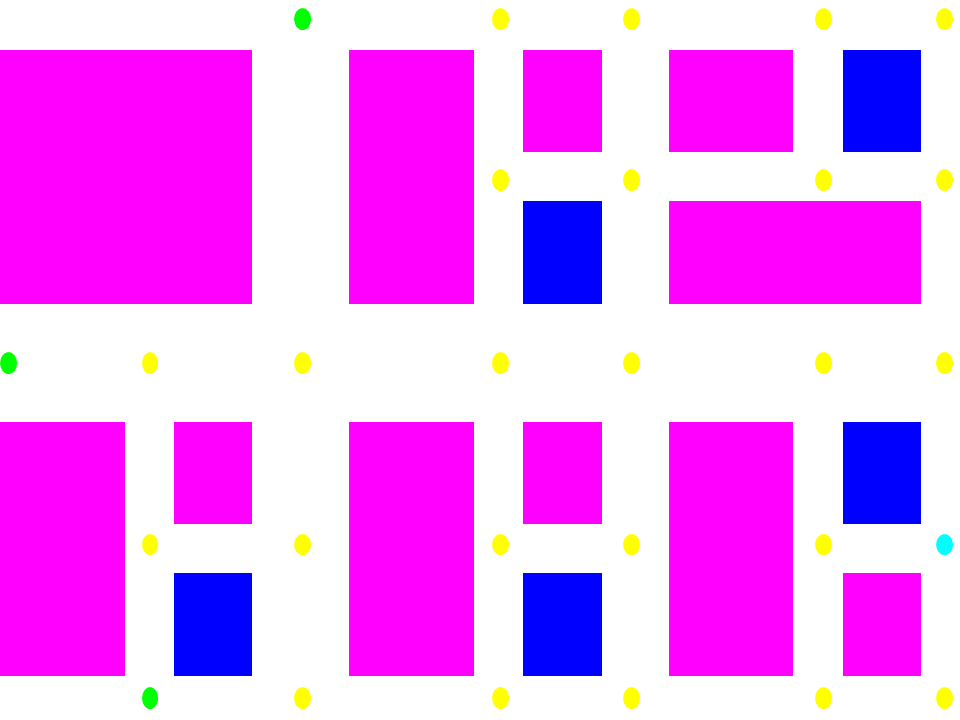
#> input picture resource/map.png, 960 x 720 px, found by its file name
$ python png2map.py
#> lines starting #> are read from the running program, lines starting #| are printed output that depends on the picture; after the words box and inside, x2 and y2 are one past the last pixel; in counts of white or black regions, pixels touching at a corner belong together
# %%
import cv2
import numpy as np

# %%
size = (60, 45)
img = cv2.imread('map.png')
#> img is the input picture: shape (720, 960, 3); mean B, G, R 252.2, 143.7, 239.7
img = cv2.resize(img, size)
#> img: shape (45, 60, 3)

CR = {
    "r": [np.array([0, 0, 128]), np.array([128, 128, 255])],
    "y": [np.array([0, 128, 128]), np.array([128, 255, 255])],
    "g": [np.array([0, 128, 0]), np.array([128, 255, 128])],
    "b": [np.array([128, 0, 0]), np.array([255, 128, 128])],
    "c": [np.array([128, 128, 0]), np.array([255, 255, 128])],
    "m": [np.array([128, 0, 128]), np.array([255, 128, 255])],
}

# %%
# obstacles=1
map = cv2.inRange(img, CR['m'][0], CR['m'][1]).astype(bool).astype(int)
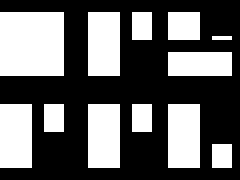
#> map: shape (45, 60) int64 (shown 4 times larger); values 0 (black) and 1 (white), 39.3% white; 12 white regions (1 under 20 px), largest, box (x1, y1, x2, y2) and area: (0, 3, 16, 19) 256, (22, 3, 30, 19) 128, (0, 26, 8, 42) 128
# building=2
map += cv2.inRange(img, CR['b'][0], CR['b'][1]).astype(bool).astype(int) * 2
#> map: shape (45, 60) int64; 4 distinct labels, from 0 to 3

# %%
# deployment point=3
deployment = cv2.inRange(img, CR['b'][0], CR['b'][1])
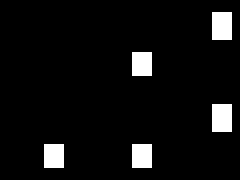
#> deployment: shape (45, 60) (shown 4 times larger); 5.9% white; 5 white regions

contours, _ = cv2.findContours(deployment, cv2.RETR_EXTERNAL, cv2.CHAIN_APPROX_SIMPLE)
#> contours = 5 contours; box (x1, y1, x2, y2) and area: (53, 26, 58, 33) 24, (53, 3, 58, 10) 24, (33, 36, 38, 42) 20, (11, 36, 16, 42) 20, (33, 13, 38, 19) 20
for contour in contours:
    ((x, y), (h, w), _) = cv2.minAreaRect(contour)
    map[int(np.round(y)), int(np.round(x))] = 3
    map[int(np.round(y - h / 3)), int(np.round(x - w / 3))] = 3
    map[int(np.round(y + h / 3)), int(np.round(x - w / 3))] = 3
    map[int(np.round(y - h / 3)), int(np.round(x + w / 3))] = 3
    map[int(np.round(y + h / 3)), int(np.round(x + w / 3))] = 3
#> this loop made 5 passes
#> (contour, x, y, h) on passes 1 to 5: ([[33, 36], [33, 41], [37, 41], [37, 36]], 35, 38.5, 5), ([[11, 36], [11, 41], [15, 41], [15, 36]], 13, 38.5, 5), ([[53, 26], [53, 32], [57, 32], [57, 26]], 55, 29, 6), ([[33, 13], [33, 18], [37, 18], [37, 13]], 35, 15.5, 5), ([[53, 3], [53, 9], [57, 9], [57, 3]], 55, 6, 6)
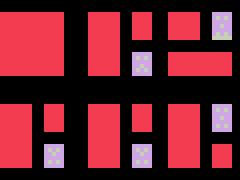
#> map: shape (45, 60) int64 (shown 4 times larger); 4 distinct labels, from 0 to 3; one colour per label, 0 black
# %%
# entrances=4
entrances = cv2.inRange(img, CR['g'][0], CR['g'][1])
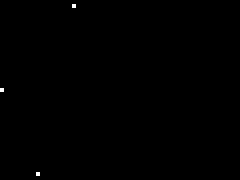
#> entrances: shape (45, 60) (shown 4 times larger); 0.11% white in thin lines or dots, all inside (x1, y1, x2, y2) = (0, 1, 19, 44)

contours, _ = cv2.findContours(entrances, cv2.RETR_EXTERNAL, cv2.CHAIN_APPROX_SIMPLE)
#> contours = 3 contours, all with area under 20
for contour in contours:
    ((x, y), _) = cv2.minEnclosingCircle(contour)
    map[int(np.ceil(y)), int(np.ceil(x))] = 4
#> this loop made 3 passes
#> (x, y) on passes 1 to 3: (9, 43), (0, 22), (18, 1)
#> map: shape (45, 60) int64; 5 distinct labels, from 0 to 4
# %%
# exit=5
exit = cv2.inRange(img, CR['c'][0], CR['c'][1])
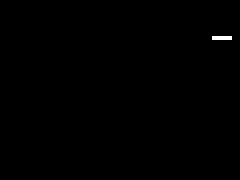
#> exit: shape (45, 60) (shown 4 times larger); 0.19% white in thin lines or dots, all inside (x1, y1, x2, y2) = (53, 9, 58, 10)

contours, _ = cv2.findContours(exit, cv2.RETR_EXTERNAL, cv2.CHAIN_APPROX_SIMPLE)
#> contours = [[[53, 9], [57, 9]]]
for contour in contours:
    ((x, y), _) = cv2.minEnclosingCircle(contour)
    map[int(np.ceil(y)), int(np.ceil(x))] = 5
#> this loop made 1 pass
#> (contour, x, y) on pass 1: ([[53, 9], [57, 9]], 55, 9)
#> map: shape (45, 60) int64; 6 distinct labels, from 0 to 5
# %%
# waypoint=6
waypoint = cv2.inRange(img, CR['y'][0], CR['y'][1])
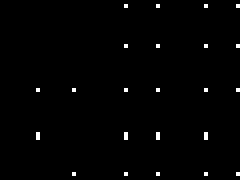
#> waypoint: shape (45, 60) (shown 4 times larger); 1% white in thin lines or dots, all inside (x1, y1, x2, y2) = (9, 1, 60, 44)

contours, _ = cv2.findContours(waypoint, cv2.RETR_EXTERNAL, cv2.CHAIN_APPROX_SIMPLE)
#> contours = 23 contours, all with area under 20
for contour in contours:
    ((x, y), _) = cv2.minEnclosingCircle(contour)
    map[int(np.ceil(y)), int(np.ceil(x))] = 6
#> this loop made 23 passes
#> (x, y) on passes 1, 2, 3, 4, 5, 10, 11, 12, 13, 14, 15, 16: (59, 43), (51, 43), (39, 43), (31, 43), (18, 43), (59, 22), (51, 22), (39, 22), (31, 22), (18, 22), (9, 22), (59, 11)
#> (contour, x, y) on passes 6 to 9: ([[51, 33], [51, 34]], 51, 33.5), ([[39, 33], [39, 34]], 39, 33.5), ([[31, 33], [31, 34]], 31, 33.5), ([[9, 33], [9, 34]], 9, 33.5)
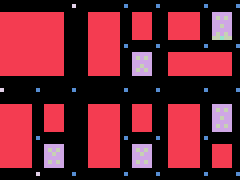
#> map: shape (45, 60) int64 (shown 4 times larger); 7 distinct labels, from 0 to 6; one colour per label, 0 black

# %%
map = map.tolist()
#> map = 45 items
with open('map.csv', 'w') as f:
    for idx, line in enumerate(map):
        if idx % 2 == 0:
            if idx in [0, len(map) - 1]:
                line.insert(-1, 2)
            else:
                line.insert(-1, 0)
        line = ','.join([str(x) for x in line]) + '\n'
        f.write(line)
#> this loop made 45 passes
# %%
